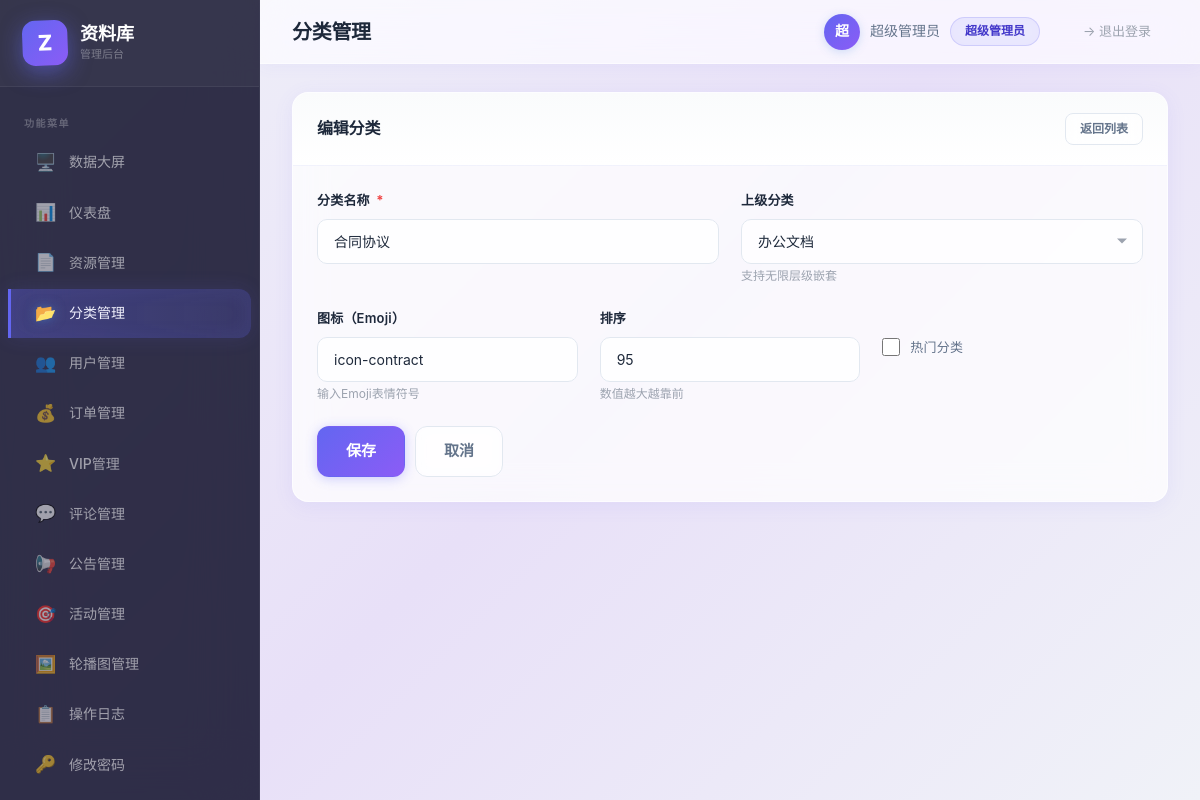
The app's page /admin/categories.php?edit=11 (signed in) with its own data.
### tables this page shows
CREATE TABLE `categories` (
  `id` int(10) unsigned NOT NULL AUTO_INCREMENT,
  `parent_id` int(10) unsigned NOT NULL DEFAULT 0 COMMENT '0=顶级分类',
  `name` varchar(100) NOT NULL,
  `icon` varchar(500) DEFAULT NULL,
  `sort_order` int(11) NOT NULL DEFAULT 0,
  `is_hot` tinyint(4) NOT NULL DEFAULT 0 COMMENT '1=热门',
  `status` tinyint(4) NOT NULL DEFAULT 1 COMMENT '1=启用 0=禁用',
  `created_at` datetime NOT NULL DEFAULT CURRENT_TIMESTAMP,
  `updated_at` datetime NOT NULL DEFAULT CURRENT_TIMESTAMP ON UPDATE CURRENT_TIMESTAMP,
  PRIMARY KEY (`id`),
  KEY `idx_parent_id` (`parent_id`),
  KEY `idx_sort_order` (`sort_order`)
);

### config/database.php (called while the page is built)
<?php
return [
    'host'     => getenv('DB_HOST')     ?: 'localhost',
    'port'     => getenv('DB_PORT')     ?: '3306',
    'dbname'   => getenv('DB_NAME')     ?: 'ziliaoku',
    'username' => getenv('DB_USER')     ?: 'root',
    'password' => getenv('DB_PASS')     ?: '',
    'charset'  => getenv('DB_CHARSET')  ?: 'utf8mb4',
    'options'  => [
        PDO::ATTR_ERRMODE            => PDO::ERRMODE_EXCEPTION,
        PDO::ATTR_DEFAULT_FETCH_MODE => PDO::FETCH_ASSOC,
        PDO::ATTR_EMULATE_PREPARES   => false,
        PDO::MYSQL_ATTR_INIT_COMMAND => "SET NAMES utf8mb4 COLLATE utf8mb4_unicode_ci",
    ],
];

### core/Database.php (called while the page is built, shortened)
<?php
class Database
{
    private static ?Database $instance = null;
    private PDO $pdo;
    private function __construct()
    {
        $config = require __DIR__ . '/../config/database.php';
        $dsn = sprintf(
            'mysql:host=%s;port=%s;dbname=%s;charset=%s',
            $config['host'],
            $config['port'],
            $config['dbname'],
            $config['charset']
        );
        try {
            $this->pdo = new PDO($dsn, $config['username'], $config['password'], $config['options']);
        } catch (PDOException $e) {
            throw new RuntimeException('数据库连接失败: ' . $e->getMessage());
        }
    }
    public static function getInstance(): self
    {
        if (self::$instance === null) {
            self::$instance = new self();
        }
        return self::$instance;
    }
    public function query(string $sql, array $params = []): PDOStatement
    {
        try {
            $stmt = $this->pdo->prepare($sql);
            $stmt->execute($params);
            return $stmt;
        } catch (PDOException $e) {
            throw new RuntimeException('查询失败: ' . $e->getMessage());
        }
    }
    public function fetch(string $sql, array $params = []): array
    {
        $stmt = $this->query($sql, $params);
        $result = $stmt->fetch(PDO::FETCH_ASSOC);
        return $result ?: [];
    }
    public function fetchAll(string $sql, array $params = []): array
    {
        $stmt = $this->query($sql, $params);
        return $stmt->fetchAll(PDO::FETCH_ASSOC);
    }
}

### admin/categories.php (the view, shortened to what this page needs)
<?php
require_once __DIR__ . '/../core/Database.php';
$db = Database::getInstance();
$allCategories = $db->fetchAll('SELECT * FROM categories ORDER BY sort_order DESC, id ASC');
$editCat = null;
if (isset($_GET['edit'])) {
    $editId = (int)$_GET['edit'];
    if ($editId > 0) {
        $editCat = $db->fetch('SELECT * FROM categories WHERE id=:id', [':id' => $editId]);
    }
}
function buildParentOptions($allCategories, $excludeId = 0, $selectedId = 0) {
    $tree = [];
    foreach ($allCategories as $cat) {
        $tree[(int)$cat['parent_id']][] = $cat;
    }
    $options = [];
    function flattenTree($parentId, $tree, $level, $excludeId, $selectedId, &$options) {
        if (empty($tree[$parentId])) return;
        foreach ($tree[$parentId] as $cat) {
            if ((int)$cat['id'] === $excludeId) continue;
            $indent = str_repeat('— ', $level);
            $selected = ((int)$cat['id'] === $selectedId) ? 'selected' : '';
            $options[] = '<option value="' . $cat['id'] . '" ' . $selected . '>' . $indent . htmlspecialchars($cat['name']) . '</option>';
            flattenTree((int)$cat['id'], $tree, $level + 1, $excludeId, $selectedId, $options);
        }
    }
    flattenTree(0, $tree, 0, $excludeId, $selectedId, $options);
    return implode("\n", $options);
}
include __DIR__ . '/header.php';
?>
<?php if ($editCat || isset($_GET['add'])): ?>
<div class="card mb-20">
  <div class="card-header">
    <h3><?php echo ($editCat && isset($editCat['id'])) ? '编辑分类' : '新增分类'; ?></h3>
    <a href="categories.php" class="btn btn-outline btn-sm">返回列表</a>
  </div>
  <div class="card-body">
    <form method="POST" action="categories.php">
      <div class="form-row">
        <div class="form-group">
          <label>分类名称 <span class="required">*</span></label>
          <input type="text" name="name" class="form-control" required
                 value="<?php echo htmlspecialchars($editCat['name'] ?? ''); ?>">
        </div>
        <div class="form-group">
          <label>上级分类</label>
          <select name="parent_id" class="form-control">
            <?php echo buildParentOptions($allCategories, $editCat['id'] ?? 0, $editCat['parent_id'] ?? 0); ?>
          </select>
          <span class="form-hint">支持无限层级嵌套</span>
        </div>
      </div>
      <div class="form-row-3">
        <div class="form-group">
          <label>图标（Emoji）</label>
          <input type="text" name="icon" class="form-control" placeholder="例如: 📄 💻 🎨"
                 value="<?php echo htmlspecialchars($editCat['icon'] ?? ''); ?>">
          <span class="form-hint">输入Emoji表情符号</span>
        </div>
        <div class="form-group">
          <label>排序</label>
          <input type="number" name="sort_order" class="form-control" min="0"
                 value="<?php echo $editCat['sort_order'] ?? '0'; ?>">
          <span class="form-hint">数值越大越靠前</span>
        </div>
        <div class="form-group">
          <label>&nbsp;</label>
          <div class="form-check">
            <input type="checkbox" name="is_hot" id="is_hot" value="1"
              <?php echo ($editCat['is_hot'] ?? 0) ? 'checked' : ''; ?>>
            <label for="is_hot">热门分类</label>
          </div>
        </div>
      </div>
      <div class="d-flex gap-10">
        <button type="submit" class="btn btn-primary btn-lg">保存</button>
        <a href="categories.php" class="btn btn-outline btn-lg">取消</a>
      </div>
    </form>
  </div>
</div>
<?php endif; ?>
<?php include __DIR__ . '/footer.php'; ?>

### records on screen
categories: name "合同协议", icon "icon-contract", sort_order "95"
categories: parent_id "办公文档"

### other values on screen
$nav['icon'] "🖥️"
$nav['label'] "数据大屏"
$nav['icon'] "📊"
$nav['label'] "仪表盘"
$nav['icon'] "📄"
$nav['label'] "资源管理"
$nav['icon'] "📂"
$nav['label'] "分类管理"
$nav['icon'] "👥"
$nav['label'] "用户管理"
$nav['icon'] "💰"
$nav['label'] "订单管理"
$nav['icon'] "⭐"
$nav['label'] "VIP管理"
$nav['icon'] "💬"
